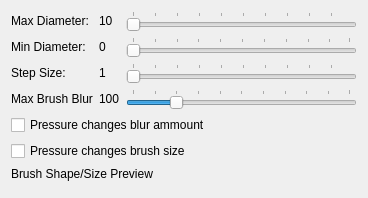
<?xml version="1.0" encoding="UTF-8"?>
<ui version="4.0">
 <class>BlurOptionsWidget</class>
 <widget class="QWidget" name="BlurOptionsWidget">
  <property name="geometry">
   <rect>
    <x>0</x>
    <y>0</y>
    <width>368</width>
    <height>184</height>
   </rect>
  </property>
  <property name="windowTitle">
   <string>Form</string>
  </property>
  <layout class="QVBoxLayout">
   <item>
    <layout class="QGridLayout">
     <item row="0" column="0">
      <widget class="QLabel" name="label">
       <property name="text">
        <string>Max Diameter:</string>
       </property>
      </widget>
     </item>
     <item row="0" column="1">
      <widget class="QLabel" name="brushradiusdisplay">
       <property name="text">
        <string>10</string>
       </property>
      </widget>
     </item>
     <item row="0" column="2">
      <widget class="QSlider" name="brushdiameter">
       <property name="minimum">
        <number>1</number>
       </property>
       <property name="singleStep">
        <number>2</number>
       </property>
       <property name="orientation">
        <enum>Qt::Horizontal</enum>
       </property>
       <property name="tickPosition">
        <enum>QSlider::TicksAbove</enum>
       </property>
      </widget>
     </item>
     <item row="1" column="0">
      <widget class="QLabel" name="label_5">
       <property name="text">
        <string>Min Diameter:</string>
       </property>
      </widget>
     </item>
     <item row="1" column="1">
      <widget class="QLabel" name="minbrushradiusdisplay">
       <property name="text">
        <string>0</string>
       </property>
      </widget>
     </item>
     <item row="2" column="0">
      <widget class="QLabel" name="label_3">
       <property name="text">
        <string>Step Size:</string>
       </property>
      </widget>
     </item>
     <item row="2" column="1">
      <widget class="QLabel" name="stepsizedisplay">
       <property name="text">
        <string>1</string>
       </property>
      </widget>
     </item>
     <item row="2" column="2">
      <widget class="QSlider" name="stepsize">
       <property name="minimum">
        <number>1</number>
       </property>
       <property name="orientation">
        <enum>Qt::Horizontal</enum>
       </property>
       <property name="tickPosition">
        <enum>QSlider::TicksAbove</enum>
       </property>
      </widget>
     </item>
     <item row="3" column="1">
      <widget class="QLabel" name="stddevdisplay">
       <property name="text">
        <string>100</string>
       </property>
      </widget>
     </item>
     <item row="3" column="2">
      <widget class="QSlider" name="maxblurslider">
       <property name="minimum">
        <number>1</number>
       </property>
       <property name="maximum">
        <number>500</number>
       </property>
       <property name="singleStep">
        <number>2</number>
       </property>
       <property name="pageStep">
        <number>50</number>
       </property>
       <property name="sliderPosition">
        <number>100</number>
       </property>
       <property name="orientation">
        <enum>Qt::Horizontal</enum>
       </property>
       <property name="tickPosition">
        <enum>QSlider::TicksAbove</enum>
       </property>
      </widget>
     </item>
     <item row="3" column="0">
      <widget class="QLabel" name="label_6">
       <property name="text">
        <string>Max Brush Blur</string>
       </property>
      </widget>
     </item>
     <item row="1" column="2">
      <widget class="QSlider" name="horizontalSlider">
       <property name="enabled">
        <bool>false</bool>
       </property>
       <property name="orientation">
        <enum>Qt::Horizontal</enum>
       </property>
       <property name="tickPosition">
        <enum>QSlider::TicksAbove</enum>
       </property>
      </widget>
     </item>
    </layout>
   </item>
   <item>
    <widget class="QCheckBox" name="checkBox">
     <property name="text">
      <string>Pressure changes blur ammount</string>
     </property>
    </widget>
   </item>
   <item>
    <widget class="QCheckBox" name="checkBox_2">
     <property name="text">
      <string>Pressure changes brush size</string>
     </property>
    </widget>
   </item>
   <item>
    <widget class="QLabel" name="label_2">
     <property name="text">
      <string>Brush Shape/Size Preview</string>
     </property>
    </widget>
   </item>
   <item>
    <widget class="QWidget" name="brushpreviewwidget" native="true"/>
   </item>
  </layout>
 </widget>
 <resources/>
 <connections>
  <connection>
   <sender>brushdiameter</sender>
   <signal>valueChanged(int)</signal>
   <receiver>brushradiusdisplay</receiver>
   <slot>setNum(int)</slot>
   <hints>
    <hint type="sourcelabel">
     <x>281</x>
     <y>21</y>
    </hint>
    <hint type="destinationlabel">
     <x>195</x>
     <y>21</y>
    </hint>
   </hints>
  </connection>
  <connection>
   <sender>stepsize</sender>
   <signal>valueChanged(int)</signal>
   <receiver>stepsizedisplay</receiver>
   <slot>setNum(int)</slot>
   <hints>
    <hint type="sourcelabel">
     <x>281</x>
     <y>117</y>
    </hint>
    <hint type="destinationlabel">
     <x>195</x>
     <y>117</y>
    </hint>
   </hints>
  </connection>
  <connection>
   <sender>maxblurslider</sender>
   <signal>valueChanged(int)</signal>
   <receiver>stddevdisplay</receiver>
   <slot>setNum(int)</slot>
   <hints>
    <hint type="sourcelabel">
     <x>317</x>
     <y>154</y>
    </hint>
    <hint type="destinationlabel">
     <x>198</x>
     <y>154</y>
    </hint>
   </hints>
  </connection>
 </connections>
</ui>
